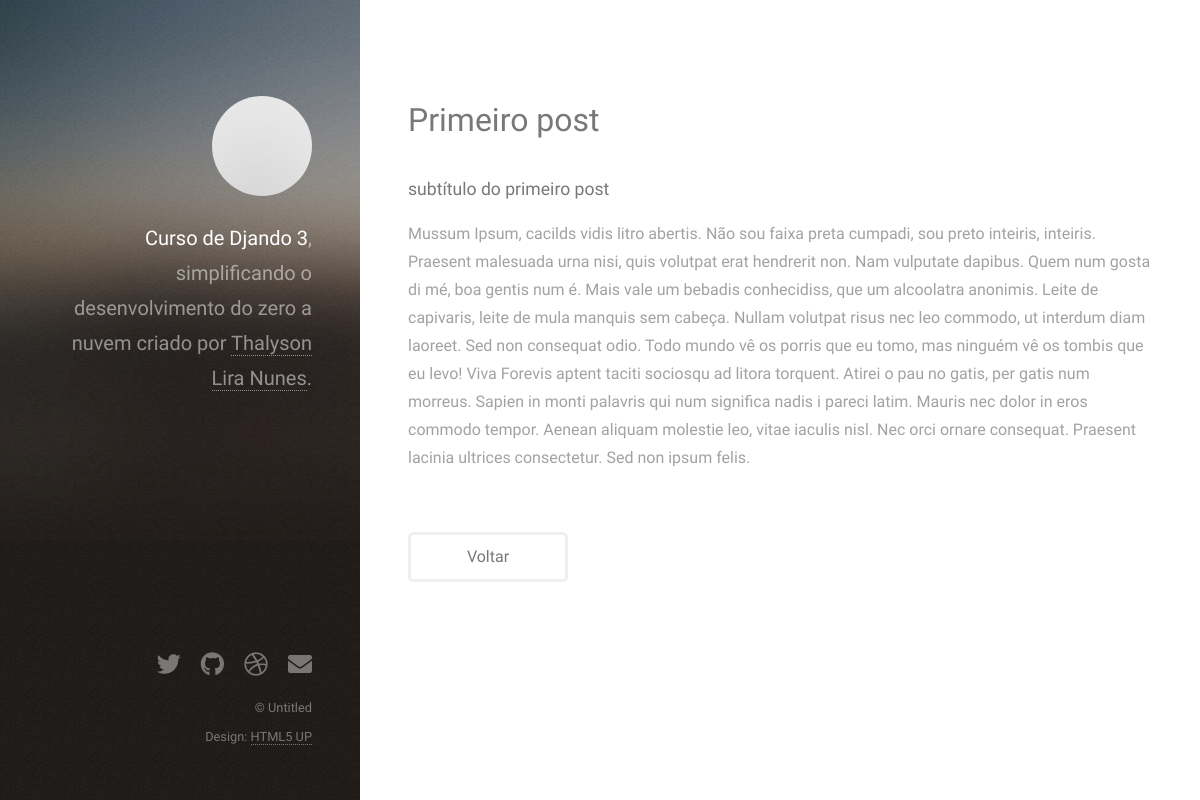
The app's page /post/1/ with its own data.
### website/models.py (models this page shows, shortened)
class Post(models.Model):
    title = models.CharField(max_length=100)
    sub_title = models.CharField(max_length=200)
    content = models.TextField()
    categories = models.CharField(
        max_length=2,
        choices=Categorias.choices,
        default=Categorias.GR,
    )
    deleted = models.BooleanField(default=False)
    image = models.ImageField(upload_to='posts', null=True, blank=True)

### website/views.py (the view)
# urls.py: path('post/<int:id>/', post_details, name='post_detail'),
def post_details(request, id):
    post = Post.objects.get(id = id)
    return render(request, 'post_detail.html', {'post':post})

### website/templates/post_detail.html (shortened to what this page needs)
{% load static %}
<!DOCTYPE HTML>
<html>
<head>
	<link rel="stylesheet" href="{% static 'assets/css/main.css' %}" />
</head>
<body class="is-preload">
	<header id="header">
		<div class="inner">
			<a href="#" class="image avatar"><img src="{% static 'images/avatar.jpg' %}" alt="" /></a>
			<h1><strong>Curso de Djando 3</strong>, simplificando o desenvolvimento<br />
				do zero a nuvem<br />
				criado por <a href="#">Thalyson Lira Nunes</a>.</h1>
		</div>
	</header>
	<div id="main">
		<section id="one">
			<header class="major">
                <h2>{{ post.title }}</h2>
                <h4>{{ post.sub_title }}</h4>
			</header>
            <p>{{ post.content }}</p>
            <ul class="actions">
                <li><a href="{% url 'home_blog' %}" class="button">Voltar</a></li>
            </ul>
		</section>
		<footer id="footer">
			<div class="inner">
				<ul class="icons">
					<li><a href="#" class="icon brands fa-twitter"><span class="label">Twitter</span></a></li>
					<li><a href="#" class="icon brands fa-github"><span class="label">Github</span></a></li>
					<li><a href="#" class="icon brands fa-dribbble"><span class="label">Dribbble</span></a></li>
					<li><a href="#" class="icon solid fa-envelope"><span class="label">Email</span></a></li>
				</ul>
				<ul class="copyright">
					<li>&copy; Untitled</li>
					<li>Design: <a href="http://html5up.net">HTML5 UP</a></li>
				</ul>
			</div>
		</footer>
</body>
</html>

### records on screen
Post: title "Primeiro post", sub_title "subtítulo do primeiro post", content "Mussum Ipsum, cacilds vidis litro abertis. Não sou faixa preta cumpadi, sou preto inteiris, inteiris. Praesent malesuada urna nisi, quis volutpat erat hendrerit non. Nam vulputate dapibus. Quem num gosta di mé, boa gentis num é. Mais vale um bebadis conhecidiss, que um alcoolatra anonimis. Leite de capivaris, leite de mula manquis sem cabeça. Nullam volutpat risus nec leo commodo, ut interdum diam laoreet. Sed non consequat odio. Todo mundo vê os porris que eu tomo, mas ninguém vê os tombis que eu levo! Viva Forevis aptent taciti sociosqu ad litora torquent. Atirei o pau no gatis, per gatis num morreus. Sapien in monti palavris qui num significa nadis i pareci latim. Mauris nec dolor in…"
